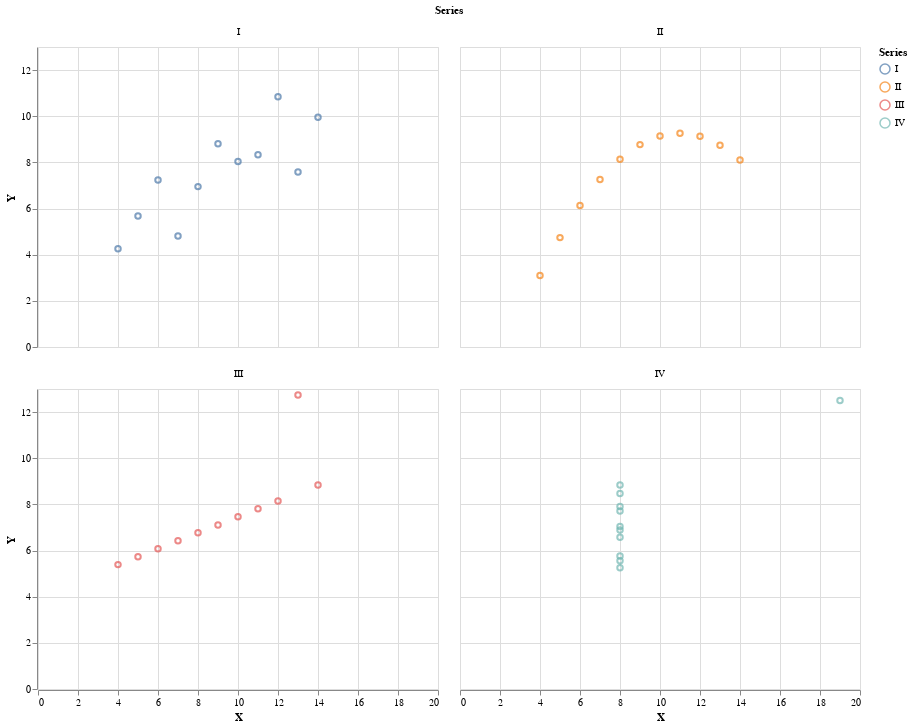

Here is the notebook cell this chart was saved with:
### Code cell
alt.Chart(source).mark_point().encode(
    x=x,
    y=y,
    color=color,
    tooltip=(x,y)
).interactive().facet("Series", columns=2)

### Figure 1 — Vega-Lite specification as saved in the notebook (floating-point values rounded to 4 significant figures)
{"config": {"view": {"continuousWidth": 400, "continuousHeight": 300}}, "data": {"name": "data-3d23a3381c61efd5a9c7a8abc82c6d65"}, "facet": {"field": "Series", "type": "nominal"}, "spec": {"mark": "point", "encoding": {"color": {"field": "Series", "type": "nominal"}, "tooltip": [{"field": "X", "type": "quantitative"}, {"field": "Y", "type": "quantitative"}], "x": {"field": "X", "type": "quantitative"}, "y": {"field": "Y", "type": "quantitative"}}, "selection": {"selector004": {"type": "interval", "bind": "scales", "encodings": ["x", "y"]}}}, "columns": 2, "$schema": "https://vega.github.io/schema/vega-lite/v4.17.0.json", "datasets": {"data-3d23a3381c61efd5a9c7a8abc82c6d65": [{"Series": "I", "X": 10, "Y": 8.04}, {"Series": "I", "X": 8, "Y": 6.95}, {"Series": "I", "X": 13, "Y": 7.58}, {"Series": "I", "X": 9, "Y": 8.81}, {"Series": "I", "X": 11, "Y": 8.33}, {"Series": "I", "X": 14, "Y": 9.96}, {"Series": "I", "X": 6, "Y": 7.24}, {"Series": "I", "X": 4, "Y": 4.26}, {"Series": "I", "X": 12, "Y": 10.84}, {"Series": "I", "X": 7, "Y": 4.81}, {"Series": "I", "X": 5, "Y": 5.68}, {"Series": "II", "X": 10, "Y": 9.14}, {"Series": "II", "X": 8, "Y": 8.14}, {"Series": "II", "X": 13, "Y": 8.74}, {"Series": "II", "X": 9, "Y": 8.77}, {"Series": "II", "X": 11, "Y": 9.26}, {"Series": "II", "X": 14, "Y": 8.1}, {"Series": "II", "X": 6, "Y": 6.13}, {"Series": "II", "X": 4, "Y": 3.1}, {"Series": "II", "X": 12, "Y": 9.13}, {"Series": "II", "X": 7, "Y": 7.26}, {"Series": "II", "X": 5, "Y": 4.74}, {"Series": "III", "X": 10, "Y": 7.46}, {"Series": "III", "X": 8, "Y": 6.77}, {"Series": "III", "X": 13, "Y": 12.74}, {"Series": "III", "X": 9, "Y": 7.11}, {"Series": "III", "X": 11, "Y": 7.81}, {"Series": "III", "X": 14, "Y": 8.84}, {"Series": "III", "X": 6, "Y": 6.08}, {"Series": "III", "X": 4, "Y": 5.39}, {"Series": "III", "X": 12, "Y": 8.15}, {"Series": "III", "X": 7, "Y": 6.42}, {"Series": "III", "X": 5, "Y": 5.73}, {"Series": "IV", "X": 8, "Y": 6.58}, {"Series": "IV", "X": 8, "Y": 5.76}, {"Series": "IV", "X": 8, "Y": 7.71}, {"Series": "IV", "X": 8, "Y": 8.84}, {"Series": "IV", "X": 8, "Y": 8.47}, {"Series": "IV", "X": 8, "Y": 7.04}, {"Series": "IV", "X": 8, "Y": 5.25}, {"Series": "IV", "X": 19, "Y": 12.5}, {"Series": "IV", "X": 8, "Y": 5.56}, {"Series": "IV", "X": 8, "Y": 7.91}, {"Series": "IV", "X": 8, "Y": 6.89}]}}
